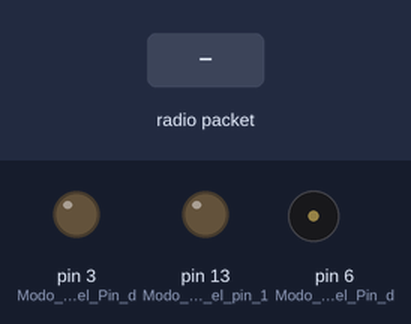
This sketch was run on a simulated Arduino Uno, built with avr-gcc and run on an emulated ATmega328P. On the bench: output pins drawn as LEDs (lit = HIGH), buzzer (waves = sounding). Dashed ring = blinking. The inputs (shaded band) are chosen by the test bench. No radio packets arrive unless stated.

Above: at 1.2 s.
1.3 s: radio packet "1" arrives
At 1.92 s:
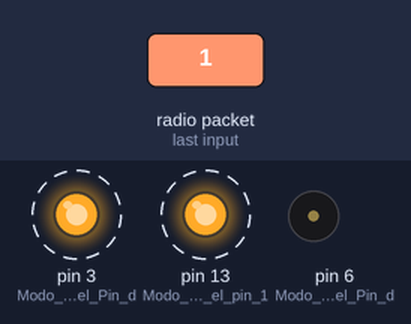
4.3 s: radio packet "2" arrives
At 6.7 s:
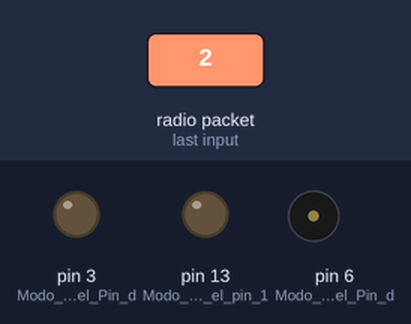
Timing chart, 0 to 8.2 s (numbered marks = the images above; inputs shaded):
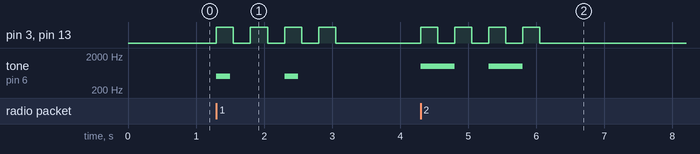

The sketch:

receptor.ino
```cpp
#include <VirtualWire.h> //Libreria encargada de la comunicación RF.

void setup() {
    pinMode(13, OUTPUT); //Modo salida para el pin 13 (LED DEL ARDUINO)
    pinMode(3, OUTPUT); //Modo salida para el Pin de LED'S
    pinMode(6, OUTPUT); //Modo salida para el Pin del BUZZER
    vw_set_ptt_inverted(true); //Requerido por el modulo
    vw_set_rx_pin(12); //Pin de recepción (RX)
    vw_setup(600); //Velocidad de Transmisión
    vw_rx_start(); //Empezar la recepción de datos
}

void loop() {

    //VW_MAX_MESSAGE_LEN valor constante de longitud de mensajes de la libreria VirtualWire

    uint8_t buf[VW_MAX_MESSAGE_LEN]; //Buffer
    uint8_t buflen = VW_MAX_MESSAGE_LEN; //Longitud del Buffer

    if (vw_get_message(buf, &buflen)) { //Recepción del Buffer de comunicación
        if(buf[0]=='1'){ //si el buffer es igual a '1' se alerta a los pobladores y se activa el protocolo de alarma bajo
            alertPeopleLow();
        } else if(buf[0]=='2'){ //si el buffer es igual a '2' se alerta a los pobladores y se activa el protocolo de alarma alto
            alertPeopleHigh();
        } else { //de lo contrario se apagan las alarmas.
          allGood();
        }
    }
}

/*
void allGood();
Función que indica que las lecturas
en ambos anillos de seguridad esta fuera de peligro.

Apaga todos los sistemas de alarma
*/

void allGood() {
    digitalWrite(13, 0);
    digitalWrite(3, 0);
    digitalWrite(6, 0);
}
/*
void alertPeopleLow();
Función que indica que la lectura del primer anillo de seguridad muestra que hay actividad volcanica.
*/

void alertPeopleLow() {
    tone(6, 500, 200); //Activa el Buzzer en el pin 6 con una frecuencia de 500 Hz y 200 milisegundos de duración
    //Encender LED's por 250 milisegundos
    digitalWrite(3, 1);
    digitalWrite(13, 1);
    delay(250);
    //Apagar LED's por 250 milisegundos
    digitalWrite(3, 0);
    digitalWrite(13, 0);
    delay(250);
    //Encender LED's por 250 milisegundos
    digitalWrite(3, 1);
    digitalWrite(13, 1);
    delay(250);
    //Apagar LED's por 250 milisegundos
    digitalWrite(3, 0);
    digitalWrite(13, 0);
    delay(250);
    tone(6, 500, 200); //Activa el Buzzer en el pin 6 con una frecuencia de 500 Hz y 200 milisegundos de duración
    //Encender LED's por 250 milisegundos
    digitalWrite(3, 1);
    digitalWrite(13, 1);
    delay(250);
    //Apagar LED's por 250 milisegundos
    digitalWrite(3, 0);
    digitalWrite(13, 0);
    delay(250);
    //Encender LED's por 250 milisegundos
    digitalWrite(3, 1);
    digitalWrite(13, 1);
    delay(250);
    //Apagar LED's por 20 milisegundos
    digitalWrite(3, 0);
    digitalWrite(13, 0);
    delay(20);
}

/*
void alertPeople();
Función que indica que la lectura del segundo anillo de seguridad muestra que hay actividad volcanica, activa todos los sistemas de seguridad y alarmas.
*/

void alertPeopleHigh() {
    tone(6, 1000, 500); //Activa el Buzzer en el pin 6 con una frecuencia de 1000 Hz y 500 milisegundos de duración

    //Encender LED's por 250 milisegundos
    digitalWrite(3, 1);
    digitalWrite(13, 1);
    delay(250);
    //Apagar LED's por 250 milisegundos
    digitalWrite(3, 0);
    digitalWrite(13, 0);
    delay(250);
    //Encender LED's por 250 milisegundos
    digitalWrite(3, 1);
    digitalWrite(13, 1);
    delay(250);
    //Apagar LED's por 250 milisegundos
    digitalWrite(3, 0);
    digitalWrite(13, 0);
    delay(250);
    tone(6, 1000, 500); //Activa el Buzzer en el pin 6 con una frecuencia de 1000 Hz y 500 milisegundos de duración

    //Encender LED's por 250 milisegundos
    digitalWrite(3, 1);
    digitalWrite(13, 1);
    delay(250);
    //Apagar LED's por 250 milisegundos
    digitalWrite(3, 0);
    digitalWrite(13, 0);
    delay(250);
    //Encender LED's por 250 milisegundos
    digitalWrite(3, 1);
    digitalWrite(13, 1);
    delay(250);
    //Apagar LED's por 20 milisegundos
    digitalWrite(3, 0);
    digitalWrite(13, 0);
    delay(20);
}
```

Measured:
- after the input at 1.3 s, pin 3 (Modo_salida_para_el_Pin_d), pin 13 (Modo_salida_para_el_pin_1): alternates HIGH for 0.25 s and LOW for 0.25 s, 8 changes in all, then stays LOW, starting at once; tone on pin 6 (Modo_salida_para_el_Pin_d): alternates 500 Hz for 0.20 s and silent for 0.80 s, 4 changes in all, then stays silent, starting at once
- after the input at 4.3 s, pin 3 (Modo_salida_para_el_Pin_d), pin 13 (Modo_salida_para_el_pin_1): alternates HIGH for 0.25 s and LOW for 0.25 s, 8 changes in all, then stays LOW, starting at once; tone on pin 6 (Modo_salida_para_el_Pin_d): alternates 1000 Hz for 0.50 s and silent for 0.50 s, 4 changes in all, then stays silent, starting at once
